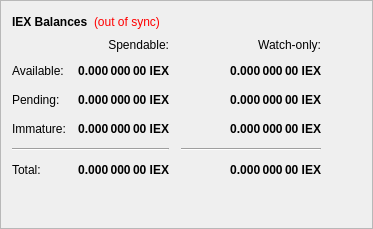
        <widget class="QFrame" name="frame">
         <property name="frameShape">
          <enum>QFrame::StyledPanel</enum>
         </property>
         <property name="frameShadow">
          <enum>QFrame::Raised</enum>
         </property>
         <layout class="QVBoxLayout" name="verticalLayout_4">
          <item>
           <layout class="QHBoxLayout" name="horizontalLayout_4">
            <item>
             <widget class="QLabel" name="label_5">
              <property name="font">
               <font>
                <weight>75</weight>
                <bold>true</bold>
               </font>
              </property>
              <property name="text">
               <string>IEX Balances</string>
              </property>
             </widget>
            </item>
            <item>
             <widget class="QLabel" name="labelWalletStatus">
              <property name="cursor">
               <cursorShape>WhatsThisCursor</cursorShape>
              </property>
              <property name="toolTip">
               <string>The displayed information may be out of date. Your wallet automatically synchronizes with the IEX network after a connection is established, but this process has not completed yet.</string>
              </property>
              <property name="styleSheet">
               <string notr="true">QLabel { color: red; }</string>
              </property>
              <property name="text">
               <string notr="true">(out of sync)</string>
              </property>
              <property name="alignment">
               <set>Qt::AlignLeading|Qt::AlignLeft|Qt::AlignVCenter</set>
              </property>
             </widget>
            </item>
            <item>
             <spacer name="horizontalSpacer_3">
              <property name="orientation">
               <enum>Qt::Horizontal</enum>
              </property>
              <property name="sizeHint" stdset="0">
               <size>
                <width>40</width>
                <height>20</height>
               </size>
              </property>
             </spacer>
            </item>
           </layout>
          </item>
          <item>
           <layout class="QGridLayout" name="gridLayout">
            <property name="spacing">
             <number>12</number>
            </property>
            <item row="2" column="2">
             <widget class="QLabel" name="labelWatchPending">
              <property name="font">
               <font>
                <weight>75</weight>
                <bold>true</bold>
               </font>
              </property>
              <property name="cursor">
               <cursorShape>IBeamCursor</cursorShape>
              </property>
              <property name="toolTip">
               <string>Unconfirmed transactions to watch-only addresses</string>
              </property>
              <property name="text">
               <string notr="true">0.000 000 00 IEX</string>
              </property>
              <property name="alignment">
               <set>Qt::AlignRight|Qt::AlignTrailing|Qt::AlignVCenter</set>
              </property>
              <property name="textInteractionFlags">
               <set>Qt::LinksAccessibleByMouse|Qt::TextSelectableByKeyboard|Qt::TextSelectableByMouse</set>
              </property>
             </widget>
            </item>
            <item row="2" column="1">
             <widget class="QLabel" name="labelUnconfirmed">
              <property name="font">
               <font>
                <weight>75</weight>
                <bold>true</bold>
               </font>
              </property>
              <property name="cursor">
               <cursorShape>IBeamCursor</cursorShape>
              </property>
              <property name="toolTip">
               <string>Total of transactions that have yet to be confirmed, and do not yet count toward the spendable balance</string>
              </property>
              <property name="text">
               <string notr="true">0.000 000 00 IEX</string>
              </property>
              <property name="alignment">
               <set>Qt::AlignRight|Qt::AlignTrailing|Qt::AlignVCenter</set>
              </property>
              <property name="textInteractionFlags">
               <set>Qt::LinksAccessibleByMouse|Qt::TextSelectableByKeyboard|Qt::TextSelectableByMouse</set>
              </property>
             </widget>
            </item>
            <item row="3" column="2">
             <widget class="QLabel" name="labelWatchImmature">
              <property name="font">
               <font>
                <weight>75</weight>
                <bold>true</bold>
               </font>
              </property>
              <property name="cursor">
               <cursorShape>IBeamCursor</cursorShape>
              </property>
              <property name="toolTip">
               <string>Staked or masternode rewards in watch-only addresses that has not yet matured</string>
              </property>
              <property name="text">
               <string notr="true">0.000 000 00 IEX</string>
              </property>
              <property name="alignment">
               <set>Qt::AlignRight|Qt::AlignTrailing|Qt::AlignVCenter</set>
              </property>
              <property name="textInteractionFlags">
               <set>Qt::LinksAccessibleByMouse|Qt::TextSelectableByKeyboard|Qt::TextSelectableByMouse</set>
              </property>
             </widget>
            </item>
            <item row="4" column="0" colspan="2">
             <widget class="Line" name="lineSpendableBalance">
              <property name="orientation">
               <enum>Qt::Horizontal</enum>
              </property>
             </widget>
            </item>
            <item row="4" column="2">
             <widget class="Line" name="lineWatchBalance">
              <property name="sizePolicy">
               <sizepolicy hsizetype="Preferred" vsizetype="Fixed">
                <horstretch>0</horstretch>
                <verstretch>0</verstretch>
               </sizepolicy>
              </property>
              <property name="minimumSize">
               <size>
                <width>140</width>
                <height>0</height>
               </size>
              </property>
              <property name="orientation">
               <enum>Qt::Horizontal</enum>
              </property>
             </widget>
            </item>
            <item row="5" column="0">
             <widget class="QLabel" name="labelTotalText">
              <property name="text">
               <string>Total:</string>
              </property>
             </widget>
            </item>
            <item row="3" column="1">
             <widget class="QLabel" name="labelImmature">
              <property name="font">
               <font>
                <weight>75</weight>
                <bold>true</bold>
               </font>
              </property>
              <property name="cursor">
               <cursorShape>IBeamCursor</cursorShape>
              </property>
              <property name="toolTip">
               <string>Staked or masternode rewards that has not yet matured</string>
              </property>
              <property name="text">
               <string notr="true">0.000 000 00 IEX</string>
              </property>
              <property name="alignment">
               <set>Qt::AlignRight|Qt::AlignTrailing|Qt::AlignVCenter</set>
              </property>
              <property name="textInteractionFlags">
               <set>Qt::LinksAccessibleByMouse|Qt::TextSelectableByKeyboard|Qt::TextSelectableByMouse</set>
              </property>
             </widget>
            </item>
            <item row="2" column="3">
             <spacer name="horizontalSpacer_2">
              <property name="orientation">
               <enum>Qt::Horizontal</enum>
              </property>
              <property name="sizeHint" stdset="0">
               <size>
                <width>40</width>
                <height>20</height>
               </size>
              </property>
             </spacer>
            </item>
            <item row="3" column="0">
             <widget class="QLabel" name="labelImmatureText">
              <property name="text">
               <string>Immature:</string>
              </property>
             </widget>
            </item>
            <item row="5" column="1">
             <widget class="QLabel" name="labelTotal">
              <property name="font">
               <font>
                <weight>75</weight>
                <bold>true</bold>
               </font>
              </property>
              <property name="cursor">
               <cursorShape>IBeamCursor</cursorShape>
              </property>
              <property name="toolTip">
               <string>Your current total balance</string>
              </property>
              <property name="text">
               <string notr="true">0.000 000 00 IEX</string>
              </property>
              <property name="alignment">
               <set>Qt::AlignRight|Qt::AlignTrailing|Qt::AlignVCenter</set>
              </property>
              <property name="textInteractionFlags">
               <set>Qt::LinksAccessibleByMouse|Qt::TextSelectableByKeyboard|Qt::TextSelectableByMouse</set>
              </property>
             </widget>
            </item>
            <item row="5" column="2">
             <widget class="QLabel" name="labelWatchTotal">
              <property name="font">
               <font>
                <weight>75</weight>
                <bold>true</bold>
               </font>
              </property>
              <property name="cursor">
               <cursorShape>IBeamCursor</cursorShape>
              </property>
              <property name="toolTip">
               <string>Current total balance in watch-only addresses</string>
              </property>
              <property name="text">
               <string notr="true">0.000 000 00 IEX</string>
              </property>
              <property name="alignment">
               <set>Qt::AlignRight|Qt::AlignTrailing|Qt::AlignVCenter</set>
              </property>
              <property name="textInteractionFlags">
               <set>Qt::LinksAccessibleByMouse|Qt::TextSelectableByKeyboard|Qt::TextSelectableByMouse</set>
              </property>
             </widget>
            </item>
            <item row="0" column="2">
             <widget class="QLabel" name="labelWatchonly">
              <property name="text">
               <string>Watch-only:</string>
              </property>
              <property name="alignment">
               <set>Qt::AlignRight|Qt::AlignTrailing|Qt::AlignVCenter</set>
              </property>
             </widget>
            </item>
            <item row="1" column="0">
             <widget class="QLabel" name="labelBalanceText">
              <property name="text">
               <string>Available:</string>
              </property>
             </widget>
            </item>
            <item row="1" column="1">
             <widget class="QLabel" name="labelBalance">
              <property name="font">
               <font>
                <weight>75</weight>
                <bold>true</bold>
               </font>
              </property>
              <property name="cursor">
               <cursorShape>IBeamCursor</cursorShape>
              </property>
              <property name="toolTip">
               <string>Your current spendable balance</string>
              </property>
              <property name="text">
               <string notr="true">0.000 000 00 IEX</string>
              </property>
              <property name="alignment">
               <set>Qt::AlignRight|Qt::AlignTrailing|Qt::AlignVCenter</set>
              </property>
              <property name="textInteractionFlags">
               <set>Qt::LinksAccessibleByMouse|Qt::TextSelectableByKeyboard|Qt::TextSelectableByMouse</set>
              </property>
             </widget>
            </item>
            <item row="1" column="2">
             <widget class="QLabel" name="labelWatchAvailable">
              <property name="font">
               <font>
                <weight>75</weight>
                <bold>true</bold>
               </font>
              </property>
              <property name="cursor">
               <cursorShape>IBeamCursor</cursorShape>
              </property>
              <property name="toolTip">
               <string>Your current balance in watch-only addresses</string>
              </property>
              <property name="text">
               <string notr="true">0.000 000 00 IEX</string>
              </property>
              <property name="alignment">
               <set>Qt::AlignRight|Qt::AlignTrailing|Qt::AlignVCenter</set>
              </property>
              <property name="textInteractionFlags">
               <set>Qt::LinksAccessibleByMouse|Qt::TextSelectableByKeyboard|Qt::TextSelectableByMouse</set>
              </property>
             </widget>
            </item>
            <item row="2" column="0">
             <widget class="QLabel" name="labelPendingText">
              <property name="text">
               <string>Pending:</string>
              </property>
             </widget>
            </item>
            <item row="0" column="1">
             <widget class="QLabel" name="labelSpendable">
              <property name="text">
               <string>Spendable:</string>
              </property>
              <property name="alignment">
               <set>Qt::AlignRight|Qt::AlignTrailing|Qt::AlignVCenter</set>
              </property>
             </widget>
            </item>
           </layout>
          </item>
          <item>
           <spacer name="verticalSpacer_4">
            <property name="orientation">
             <enum>Qt::Vertical</enum>
            </property>
            <property name="sizeHint" stdset="0">
             <size>
              <width>20</width>
              <height>40</height>
             </size>
            </property>
           </spacer>
          </item>
         </layout>
        </widget>
